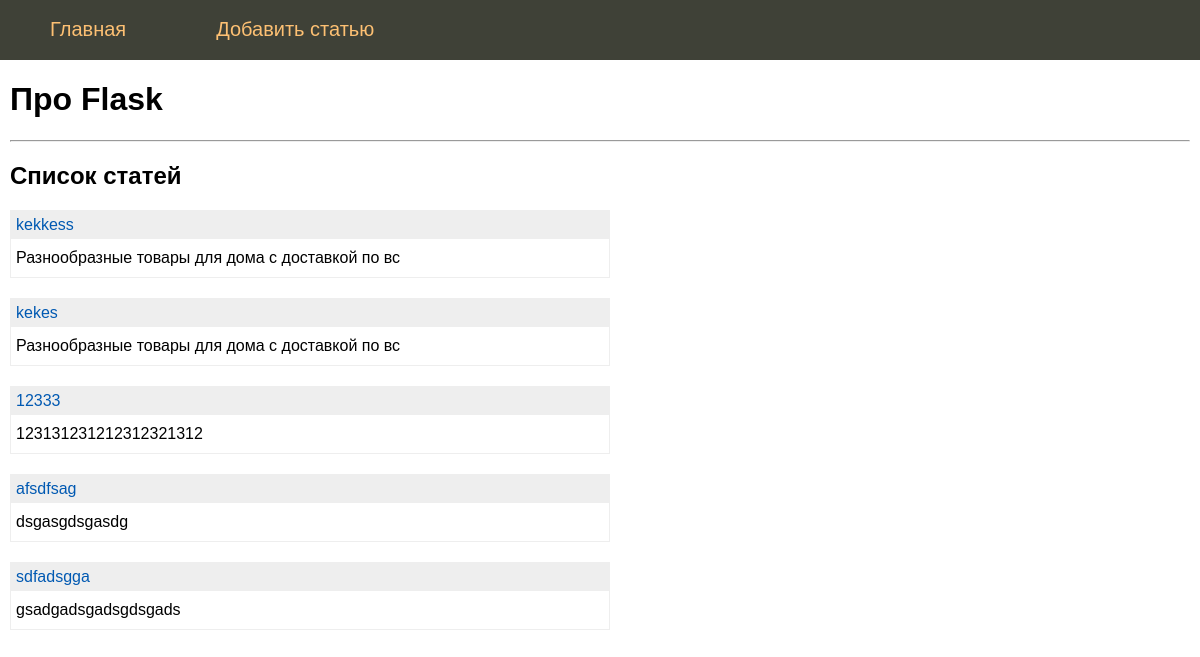
Before: / with the older database file.
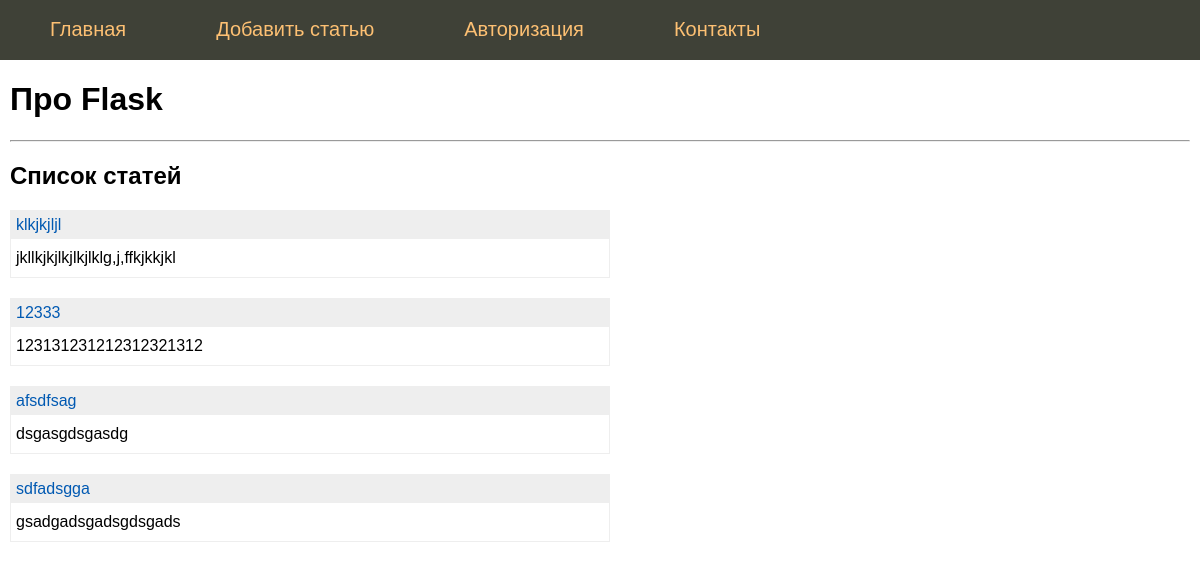
After: the same page with the newer database file.
### tables this page shows
CREATE TABLE mainmenu (
id INTEGER PRIMARY KEY AUTOINCREMENT,
title TEXT NOT NULL,
url TEXT NOT NULL
);

CREATE TABLE posts(
id INTEGER PRIMARY KEY AUTOINCREMENT,
title TEXT NOT NULL,
text TEXT NOT NULL,
url TEXT NOT NULL,
time INTEGER NOT NULL
);

### filesite.py (the view)
@app.route('/')
def index():
    return render_template('index.html', menu=dbase.getMenu(), posts=dbase.getPostsAnnounce())

### FDataBase.py (called while the page is built)
    def getMenu(self):
        sql = """SELECT * FROM  mainmenu"""
        try:
            self.__cur.execute(sql)
            res = self.__cur.fetchall()
            if res: return res
        except:
            print('Ошибка чтения из БД')
        return []

    def getPostsAnnounce(self):
        try:
            self.__cur.execute(f"SELECT id, title, text, url FROM posts ORDER BY time DESC")
            res = self.__cur.fetchall()
            if res:
                return res
        except sqlite3.Error as e:
            print("Ошибка получения статьи из БД" + str(e))
        return []

### filesite.py (called while the page is built)
def connect_db():
    conn = sqlite3.connect((app.config['DATABASE']))
    conn.row_factory = sqlite3.Row
    return conn

def get_db():
    if not hasattr(g, 'link_db'):
        g.link_db = connect_db()
    return g.link_db

@app.before_request
def before_request():
    global dbase
    db = get_db()
    dbase = FDataBase(db)

### templates/index.html
{% extends 'base.html' %}
{% block content %}
{{ super() }}
<hr>
<h2>Список статей</h2>
<ul class="list-posts">
    {% for p in posts %}
    <li>
        <p class="title"><a href="{{ url_for('showPost', alias=p.url)}}">{{p.title}}</a></p>
        <p class="announce">{{p.text[:50] | striptags }}</p>
    </li>
    {% endfor %}
</ul>
{% endblock %}

### templates/base.html (shortened to what this page needs)
<!DOCTYPE html>
<html>
<head>
	<link type="text/css" href="{{ url_for('static', filename='css/styles.css')}}" rel = 'stylesheet' />
</head>
<body>
{% block content -%}
	{%- block mainmenu -%}
<ul class="mainmenu">
	{% for m in menu %}
	<li><a href="{{m.url}}">{{m.title}}</a></li>
	{% endfor %}
</ul>
	{% endblock mainmenu -%}
<div class="content">
{% if title -%}
<h1>{{ title }}</h1>
{% else -%}
<h1>Про Flask</h1>
{% endif -%}
{% endblock -%}
</div>
</body>
</html>

### static/css/styles.css (style rules this page uses)
html, body { font-family: 'Arial'; margin: 0; padding: 0; height: 100%; width: 100%; }
a { color: #0059b2; text-decoration: none; }
ul.mainmenu { list-style: none; background: #3F4137; margin: 0; padding: 0; height: 60px; color: #fdc073; font-size: 20px; overflow: hidden; }
ul.mainmenu li { float: Left; margin: 18px 40px 0 50px; }
ul.mainmenu li a { color: #fdc073; text-decoration: none; }
div.content { margin: 10px; }
ul.list-posts { list-style: none; margin: 0; padding: 0; max-width: 600px; }
ul.list-posts li { margin: 20px 0 0 0; border: 1px solid #eee; }
ul.list-posts .title { margin: 0; padding: 5px; background: #eee; }
ul.list-posts .announce { margin: 0; padding: 10px 5px 10px 5px; }

Changed rows visible on the page:
removed posts: title "kekkess", text "Разнообразные товары для дома с доставкой по вс"
removed posts: title "kekes", text "Разнообразные товары для дома с доставкой по вс"
added mainmenu: title "Авторизация"
added mainmenu: title "Контакты"
added posts: title "klkjkjljl", text "jkllkjkjlkjlkjlklg,j,ffkjkkjkl"
